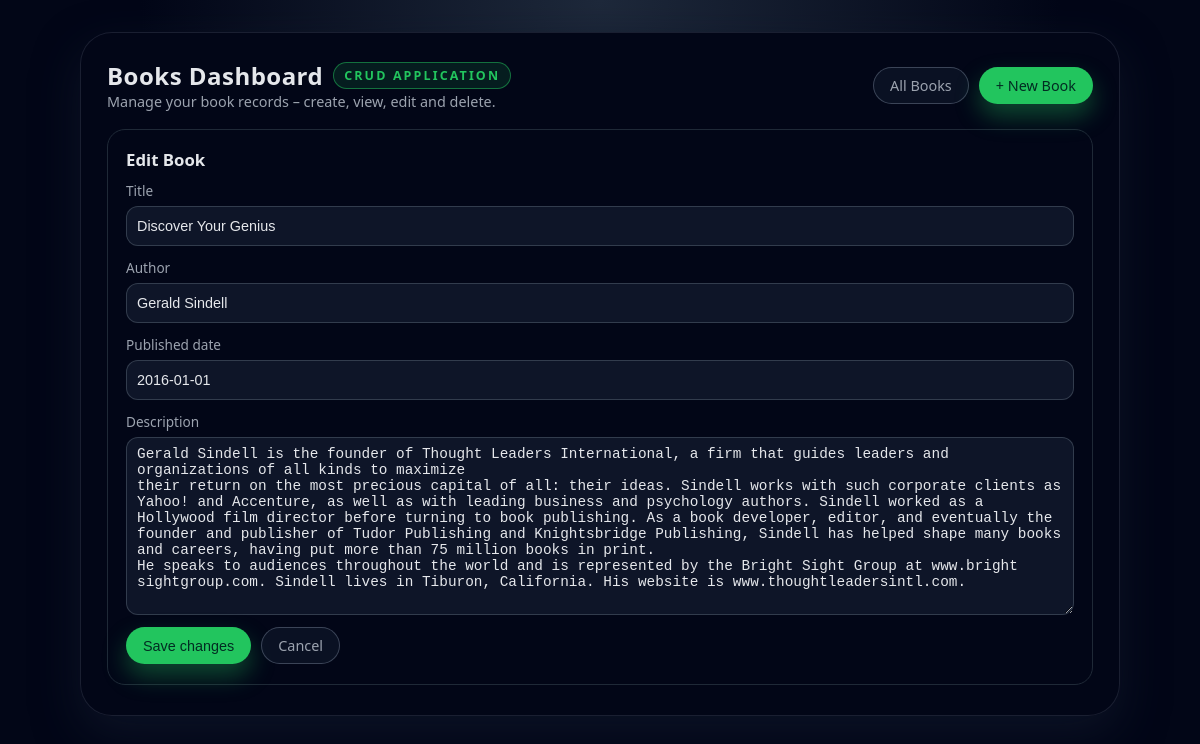
Page /1/edit/ on the committed database.
### books/models.py (models this page shows, shortened)
class Book(models.Model):
    title = models.CharField(max_length=200)
    author = models.CharField(max_length=100)
    description = models.TextField(blank=True)
    published_date = models.DateField(null=True, blank=True)

### books/views.py (the view)
# urls.py: path('<int:pk>/edit/', views.book_update, name='book_update'),
def book_update(request, pk):
    book = get_object_or_404(Book, pk=pk)
    if request.method == 'POST':
        form = BookForm(request.POST, instance=book)
        if form.is_valid():
            form.save()
            return redirect('book_detail', pk=book.pk)
    else:
        form = BookForm(instance=book)
    return render(request, 'books/book_form.html', {'form': form})

### books/forms.py
class BookForm(forms.ModelForm):
    class Meta:
        model = Book
        fields = ['title', 'author', 'description', 'published_date']

### books/templates/books/book_form.html (shortened to what this page needs)
{% extends 'books/base.html' %}
{% block content %}
<div class="form-card">
    <h2 style="margin-top:0;margin-bottom:8px;font-size:1.05rem;">
        {% if form.instance.pk %}Edit Book{% else %}Create Book{% endif %}
    </h2>
    <form method="post">
        <div class="form-row">
            <label for="{{ form.title.id_for_label }}">Title</label>
            {{ form.title }}
        </div>
        <div class="form-row">
            <label for="{{ form.author.id_for_label }}">Author</label>
            {{ form.author }}
        </div>
        <div class="form-row">
            <label for="{{ form.published_date.id_for_label }}">Published date</label>
            {{ form.published_date }}
        </div>
        <div class="form-row">
            <label for="{{ form.description.id_for_label }}">Description</label>
            {{ form.description }}
        </div>
        <div class="form-footer">
            <button type="submit" class="btn btn-primary">
                {% if form.instance.pk %}Save changes{% else %}Create book{% endif %}
            </button>
            <a href="{% url 'book_list' %}" class="btn btn-ghost">Cancel</a>
        </div>
    </form>
</div>
{% endblock %}

### books/static/book/style.css (style rules this page uses)
:root { --bg-color: #0f172a; --card-bg: #020617; --accent: #22c55e; --accent-soft: rgba(34, 197, 94, 0.12); --accent-hover: #16a34a; --text-main: #e5e7eb; --text-muted: #9ca3af; --border-subtle: #1f2937; --danger: #ef4444; --danger-soft: rgba(239, 68, 68, 0.15); --danger-hover: #dc2626; --shadow-soft: 0 18px 45px rgba(15, 23, 42, 0.75); --radius-lg: 18px; --radius-pill: 999px; --transition-fast: 0.18s ease-out; --font-main: system-ui, -apple-system, BlinkMacSystemFont, "SF Pro Text", "Segoe UI", sans-serif; }
*, *::before, *::after { box-sizing: border-box; }
body { margin: 0; padding: 32px 16px; min-height: 100vh; font-family: var(--font-main); background: radial-gradient(circle at top, #1e293b 0, #020617 46%, #020617 100%); color: var(--text-main); display: flex; justify-content: center; align-items: flex-start; }
.btn { display: inline-flex; align-items: center; justify-content: center; padding: 8px 16px; font-size: 0.9rem; font-weight: 500; border-radius: var(--radius-pill); border: 1px solid transparent; cursor: pointer; text-decoration: none; transition: background var(--transition-fast), color var(--transition-fast), border-color var(--transition-fast), transform var(--transition-fast), box-shadow var(--transition-fast); white-space: nowrap; }
.btn-primary { background: var(--accent); color: #022c22; box-shadow: 0 12px 25px rgba(34, 197, 94, 0.35); }
.btn-ghost { background: rgba(15, 23, 42, 0.7); border-color: rgba(148, 163, 184, 0.35); color: var(--text-muted); }
.form-card { background: radial-gradient(circle at top left, #020617 0, #020617 58%); border-radius: var(--radius-lg); padding: 18px 18px 20px; border: 1px solid var(--border-subtle); }
form { margin-top: 10px; }
.form-row { display: flex; flex-direction: column; gap: 6px; margin-bottom: 12px; }
label { font-size: 0.85rem; color: var(--text-muted); }
input[type="text"], input[type="date"], textarea { background: rgba(15, 23, 42, 0.95); border-radius: 12px; border: 1px solid rgba(55, 65, 81, 0.9); padding: 8px 10px; font-size: 0.9rem; color: var(--text-main); outline: none; transition: border-color var(--transition-fast), box-shadow var(--transition-fast), background var(--transition-fast), transform var(--transition-fast); resize: vertical; min-height: 40px; }
.form-footer { display: flex; gap: 10px; margin-top: 8px; }

### rows in the picture
Book: title "Discover Your Genius", author "Gerald Sindell", published_date "2016-01-01", description "Gerald Sindell is the founder of Thought Leaders International, a firm that guides leaders and organizations of all kinds to maximize their return on the most precious capital of all: their ideas. Sindell works with such corporate clients as Yahoo! and Accenture, as well as with leading business and psychology authors. Sindell worked as a Hollywood film director before turning to book publishing. As a book developer, editor, and eventually the founder and publisher of Tudor Publishing and Knightsbridge Publishing, Sindell has helped shape many books and careers, having put more than 75 million books in print. He speaks to audiences throughout the world and is represented by the Bright Sight…"
